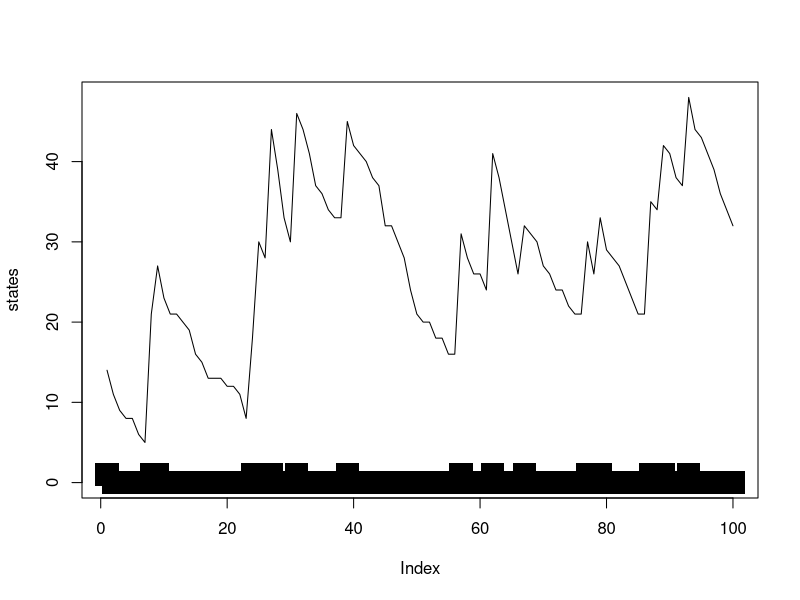

Recreate this plot in R.
## set working directory
setwd("~/PycharmProjects/Stochasticity_Sister_Cells/")

## protein to lumi signal parameters
alpha = 27.63
beta = 34
sigma_b2 = 50^2

## initialization
p0 = 14            # initial concentration of the protein
k_ON = .15       # rate of switching to the ON state
k_OFF = .85      # rate of switching to the OFF state
K = k_ON + k_OFF
k_s = 2.432       # synthesis (production) rate
k_m = 0.0154       # degradation rate

p_s = function(s, p) {
  dnorm(s, p*alpha, sqrt(sigma_b2 + beta*p) )
}

p_g = function(g_new, g_old, t) {
  exp(- K * t) * ifelse(g_new == g_old, 1, 0) +
    (1 - exp(- K * t)) * ( ifelse(g_new == 1, k_ON, k_OFF) / K)
}

p_m = function(n_new, n_old, g, t) {
  k = ifelse(g==1, k_s, 0)
  mean_n = (k / k_m) * (1 - exp(- k_m * t))
  f = function(q) {
    dpois(n_new - q, mean_n) * exp(- k_m * t)^q *
      (1 - exp(- k_m * t))^(n_old - q) *
      choose(n_old, q)
  }
  sum(sapply(seq(0, n_old), f))
}

curr_state = 1
curr_num = p0
states = c()
numbs = c()
t = 0
times = c()
while (t < 100*5) {
  states = c(states, curr_state)
  numbs = c(numbs, curr_num)
  times = c(times, t)
  r = runif(1)
  if(r < p_g(1, curr_state, 5)) {
    curr_state = 1
  } else {
    curr_state = 0
  }
  n = seq(0, 100)
  s = sapply(n, p_m, n_old = curr_num, g = curr_state, t = 5)
  r = runif(1)
  curr_num = n[cumsum(s) >= r][1]
  t = t + 5
}

# states[which(states == 0)] = -20
# states[which(states == 1)] = 0
plot(states, ylim = c(0, max(numbs)), pch=15, cex= 3.1)
lines(numbs, type = 'l')
signal = sapply(numbs, function(x) rnorm(1, alpha*x, sqrt(sigma_b2 + beta*x)) )
